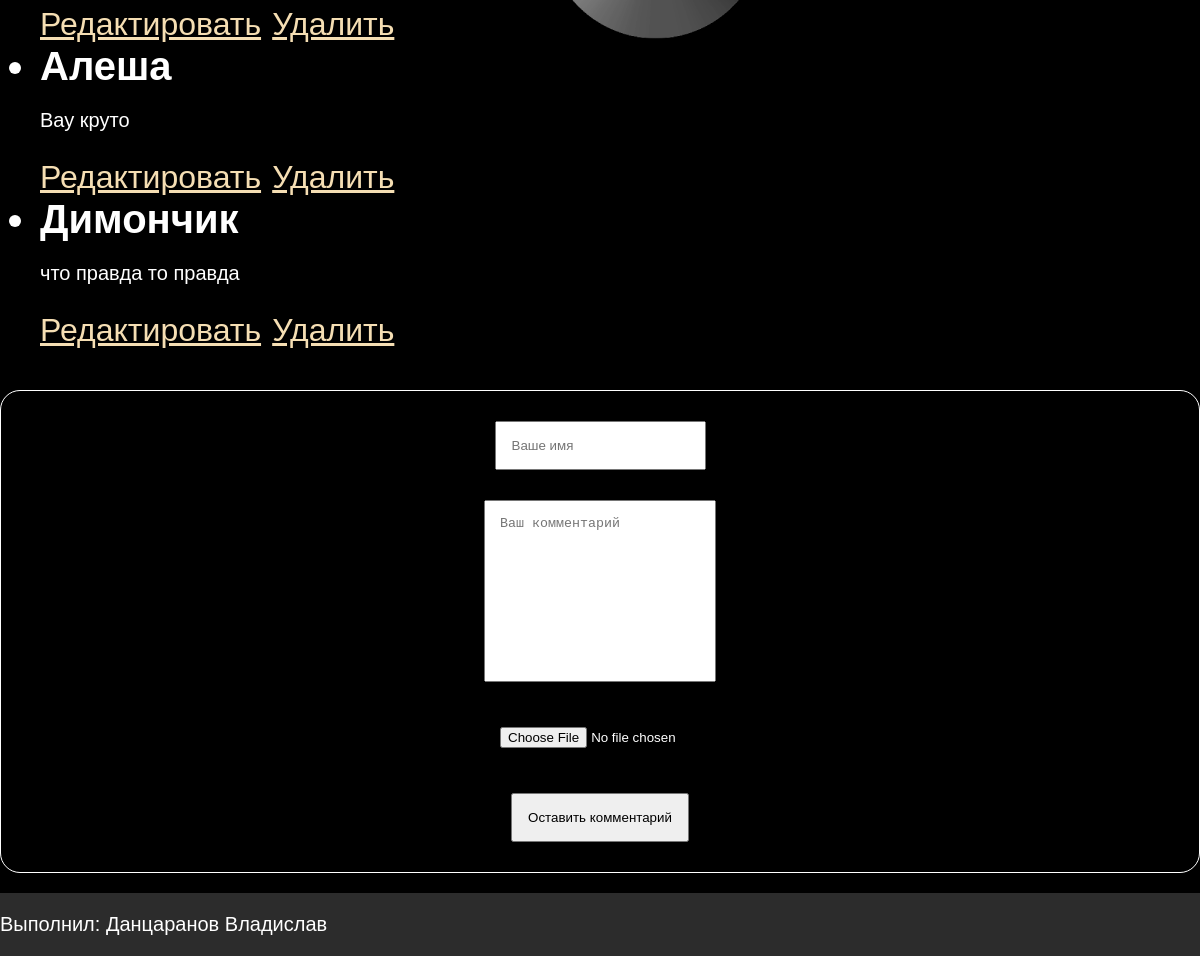
Page /articles/1 (lower part) on the earlier database version.
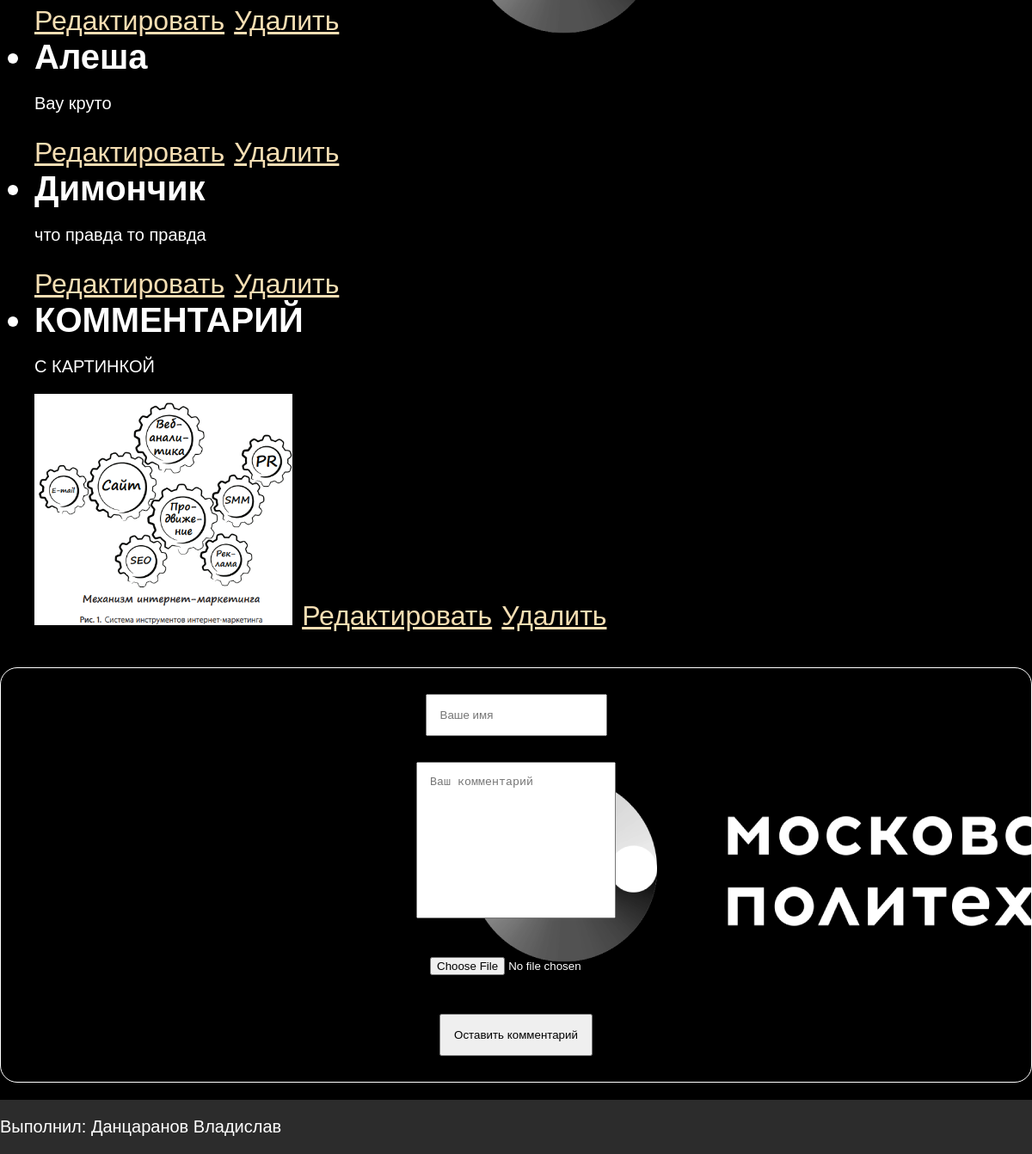
Same page on the later database version.
### articles/models.py (models this page shows, shortened)
class Comment(models.Model):
    article = models.ForeignKey(Article, on_delete=models.CASCADE)
    author_name = models.CharField('Имя автора', max_length=50)
    comment_text = models.CharField('Текст комментария', max_length=200)
    image = models.ImageField('Изображение', upload_to='comment_images/', blank=True, null=True)
    class Meta:
        verbose_name = 'Комментарий'
        verbose_name_plural = 'Комментарии'

### articles/views.py (the view)
# urls.py: path('<int:article_id>', views.detail, name='detail'),
def detail(request, article_id):
    try:
        a = Article.objects.get(id=article_id)
    except:
        raise Http404("Статья не найдена")
    latest_comments_list = a.comment_set.order_by('id')[:10]
    return render(request, 'articles/detail.html', {'article': a, 'latest_comments_list': latest_comments_list})

### articles/templates/articles/detail.html (shortened to what this page needs)
{% extends 'articles/base.html' %}
{% block content %}
<div class="wrapper">
    {% if latest_comments_list %}
    <ul>
        {% for comment in latest_comments_list %}
        <li>
            <strong> {{comment.author_name}} </strong>
            <p> {{comment.comment_text}} </p>
            {% if comment.image %}
                <img src="{{ comment.image.url }}" alt="Картинка комментария" width="300">
            {% endif %}
            <a href="{% url 'articles:detail_comment' article.id comment.id%}">Редактировать</a>
            <a href="{% url 'articles:delete_comment' article.id comment.id%}">Удалить</a>
        </li>
        {% endfor %}
    </ul>
    {% else %}
    <p>
        Комментарии не найдены
    </p>
    {% endif %}
    <form action="{% url 'articles:leave_comment' article.id%}" method="POST" enctype="multipart/form-data">
        <input type="text" required placeholder="Ваше имя" name="username">
        <textarea name="comment" cols="30" rows="10" required placeholder="Ваш комментарий"></textarea>
        <input type="file" name="image" accept="image/*">
        <button type="submit">Оставить комментарий</button>
    </form>
</div>
{% endblock %}

### articles/templates/articles/base.html (shortened to what this page needs)
<!DOCTYPE html>
{% load static %}
<html lang="ru">
<head>
    <link rel="stylesheet" href="{% static 'articles/style.css' %}"/>
</head>
<body>
<main>{% block content %}{% endblock %}</main>
<footer class="footer">
    <div class="footer__wrapper">
        <p>Выполнил: Данцаранов Владислав</p>
    </div>
</footer>
</body>
</html>

### articles/static/articles/style.css (style rules this page uses)
html { font-size: 62.5%; color: #fff; scroll-behavior: smooth; height: 100%; }
body { background-image: url(images/mospoly.png); padding: 0; min-height: 100%; display: flex; flex-direction: column; margin: 0; font-family: 'Montserrat', sans-serif; }
main { flex: 1 0 auto; }
a { color: wheat; font-size: 3.2rem; transition: color 0.3s ease; }
.wrapper { max-width: 1200px; margin: 0 auto; }
.footer { margin-top: 2rem; background-color: #2c2c2c; flex-shrink: 0; }
.footer__wrapper { max-width: 1200px; margin: 0 auto; }
html { font-size: 62.5%; color: #fff; }
p { font-size: 2rem; }
ul { font-size: 4rem; color: #fff; }
body { background-color: #000; }
form { display: flex; flex-direction: column; align-items: center; gap: 30px; padding: 30px; border: #fff 1px solid; border-radius: 20px; }
input { max-width: 200px; padding: 15px; }
textarea { max-width: 200px; padding: 15px; resize: none; }
button { max-width: 200px; padding: 15px; }

Differences in the rows shown:
added Comment: author_name "КОММЕНТАРИЙ", comment_text "С КАРТИНКОЙ", image (picture)
